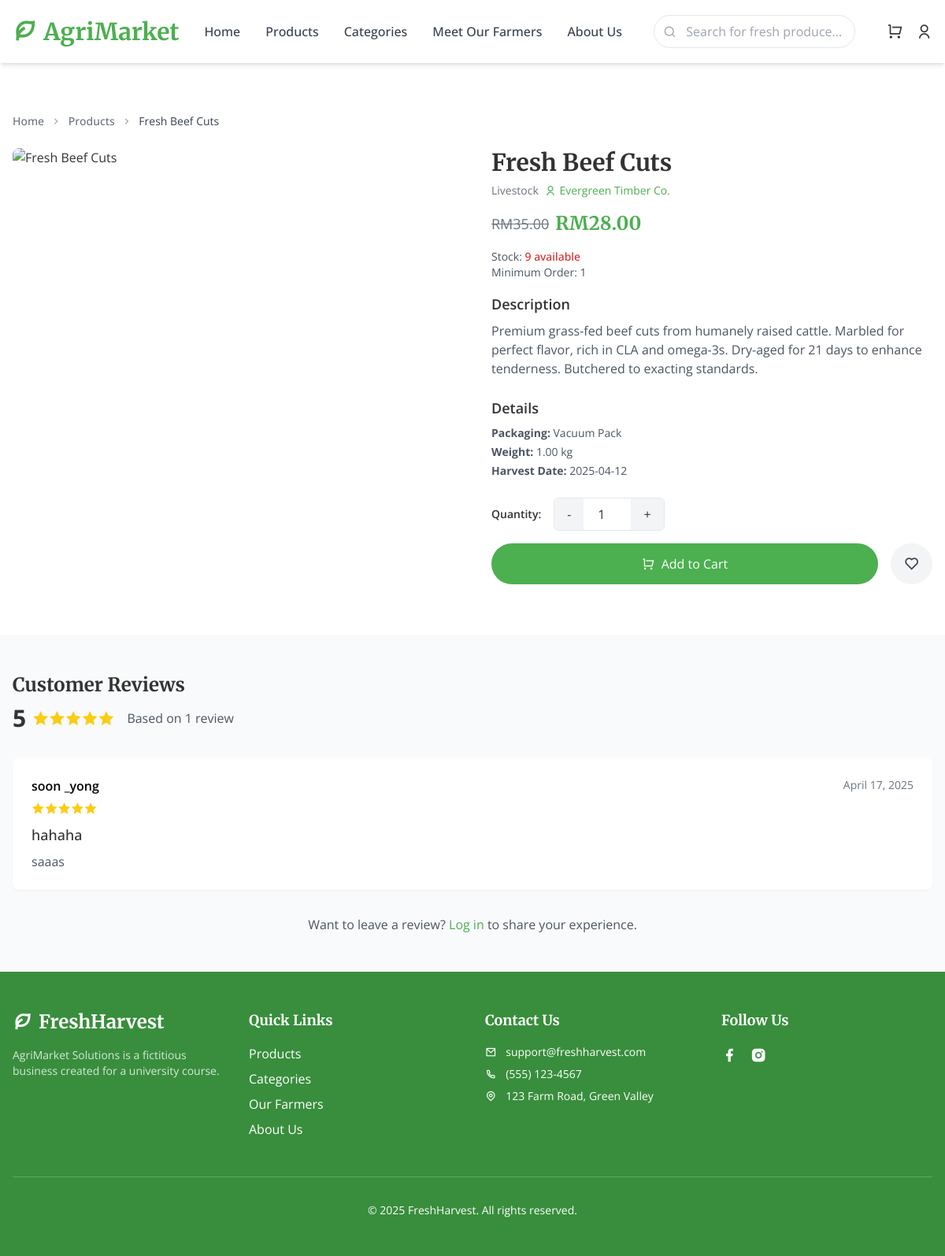
/product_details.php?id=12, run on an earlier commit of the app's database.
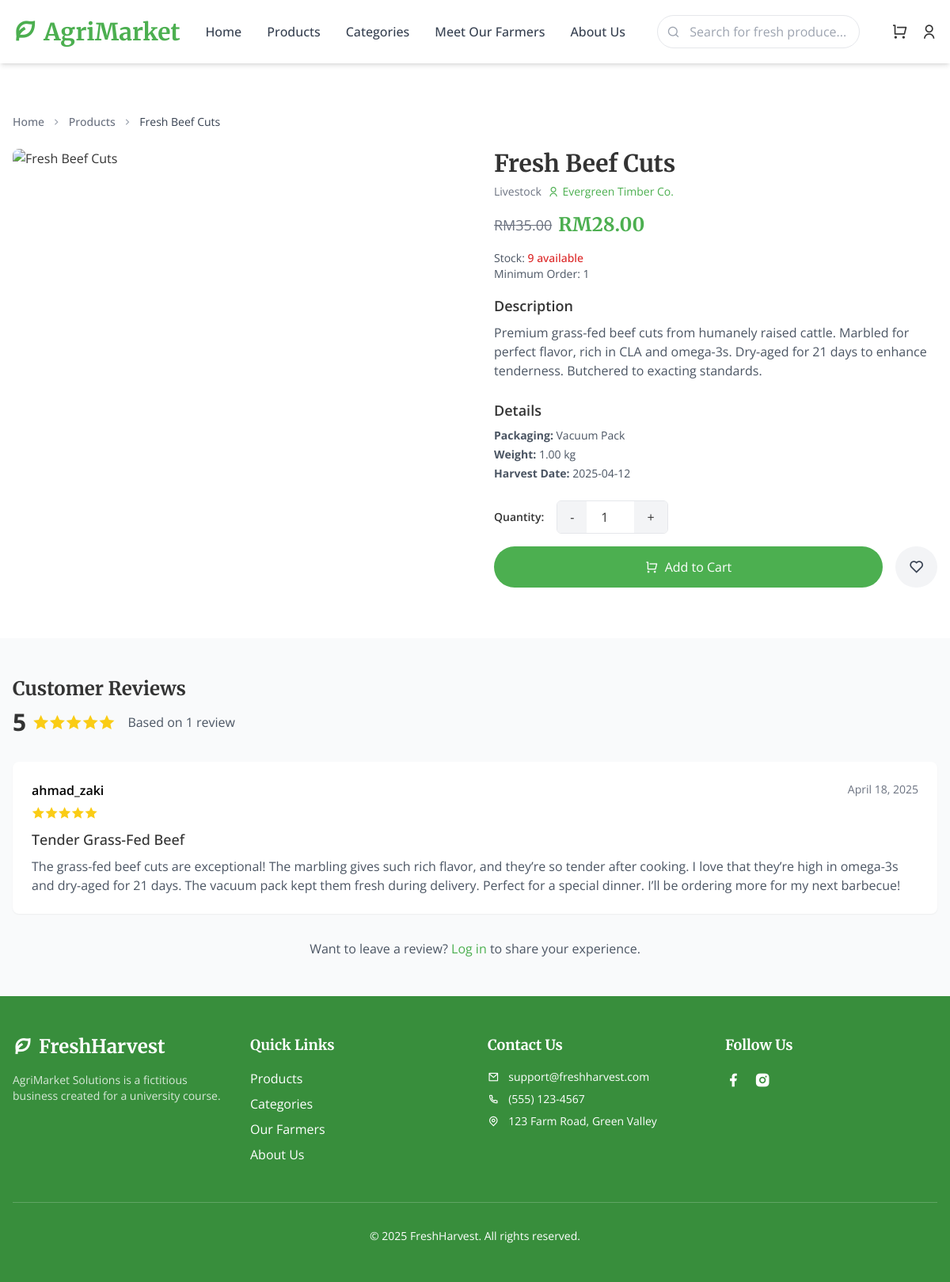
And on a later commit of the database.
### tables this page shows
CREATE TABLE `product_reviews` (
  `review_id` int NOT NULL AUTO_INCREMENT,
  `product_id` int NOT NULL,
  `customer_id` int NOT NULL,
  `order_id` int DEFAULT NULL COMMENT 'Verify purchase',
  `rating` tinyint(1) NOT NULL,
  `title` varchar(100) DEFAULT NULL,
  `comment` text,
  `review_date` datetime NOT NULL DEFAULT CURRENT_TIMESTAMP,
  `is_approved` tinyint(1) NOT NULL DEFAULT '0' COMMENT 'Moderation flag',
  PRIMARY KEY (`review_id`),
  KEY `product_id` (`product_id`),
  KEY `customer_id` (`customer_id`),
  KEY `order_id` (`order_id`),
  CONSTRAINT `product_reviews_chk_1` CHECK ((`rating` between 1 and 5))
);

CREATE TABLE `users` (
  `user_id` int NOT NULL AUTO_INCREMENT,
  `username` varchar(50) NOT NULL,
  `password_hash` varchar(255) NOT NULL COMMENT 'Use password_hash() in PHP',
  `email` varchar(255) DEFAULT NULL,
  `role` enum('admin','vendor','customer','staff') NOT NULL,
  `phone` varchar(15) DEFAULT NULL,
  `reset_otp` varchar(6) DEFAULT NULL,
  `otp_expiry` datetime DEFAULT NULL,
  PRIMARY KEY (`user_id`),
  UNIQUE KEY `username` (`username`),
  UNIQUE KEY `email` (`email`)
);

### product_details.php (the view, shortened to what the changed rows need)
<?php
require_once 'db_connect.php';
$product_id = isset($_GET['id']) ? (int) $_GET['id'] : 0;
try {
    $stmt = $pdo->prepare("SELECT p.*, pc.name AS category_name, v.business_name, v.verified_status
                           FROM products p
                           JOIN product_categories pc ON p.category_id = pc.category_id
                           JOIN vendors v ON p.vendor_id = v.vendor_id
                           WHERE p.product_id = :id AND p.is_active = 1");
    $stmt->bindParam(':id', $product_id, PDO::PARAM_INT);
    $stmt->execute();
    $product = $stmt->fetch(PDO::FETCH_ASSOC);
    $review_stmt = $pdo->prepare("SELECT pr.*, u.username
                                 FROM product_reviews pr
                                 JOIN users u ON pr.customer_id = u.user_id
                                 WHERE pr.product_id = :id AND pr.is_approved = 1
                                 ORDER BY pr.review_date DESC");
    $review_stmt->bindParam(':id', $product_id, PDO::PARAM_INT);
    $review_stmt->execute();
    $reviews = $review_stmt->fetchAll(PDO::FETCH_ASSOC);
    $total_rating = 0;
    $review_count = count($reviews);
    foreach ($reviews as $review) {
        $total_rating += $review['rating'];
    }
    $average_rating = $review_count > 0 ? round($total_rating / $review_count, 1) : 0;
} catch (PDOException $e) {
    error_log("Error fetching product: " . $e->getMessage());
    header("HTTP/1.0 500 Internal Server Error");
    echo "<h1>500 Internal Server Error</h1><p>Error loading product details: " . htmlspecialchars($e->getMessage()) . "</p>";
    exit;
}
?>
<!DOCTYPE html>
<html lang="en">
<head>
    <link rel="stylesheet" href="style.css">
    <script src="https://cdn.tailwindcss.com/3.4.16"></script>
    <link href="https://cdnjs.cloudflare.com/ajax/libs/remixicon/4.6.0/remixicon.min.css" rel="stylesheet">
</head>
<body class="bg-natural-light min-h-screen font-body">
    <main class="pt-20">
        <section class="py-16 bg-white">
            <div class="max-w-7xl mx-auto px-4">
                <div class="grid grid-cols-1 lg:grid-cols-2 gap-12">
                    <div>
                        <h1 class="text-3xl font-heading font-bold mb-2"><?php echo htmlspecialchars($product['name']); ?></h1>
                    </div>
                </div>
            </div>
        </section>
        <section class="py-12 bg-gray-50">
            <div class="max-w-7xl mx-auto px-4">
                <div class="mb-8">
                    <h2 class="text-2xl font-heading font-bold mb-2">Customer Reviews</h2>
                    <div class="flex items-center">
                        <div class="flex items-center mr-4">
                            <div class="flex items-center">
                                <?php
                                $full_stars = floor($average_rating);
                                $has_half_star = ($average_rating - $full_stars) >= 0.5;
                                for ($i = 1; $i <= 5; $i++) {
                                    if ($i <= $full_stars) {
                                        echo '<i class="ri-star-fill text-yellow-400 text-xl"></i>';
                                    } elseif ($has_half_star && $i == $full_stars + 1) {
                                        echo '<i class="ri-star-half-fill text-yellow-400 text-xl"></i>';
                                    } else {
                                        echo '<i class="ri-star-line text-yellow-400 text-xl"></i>';
                                    }
                                }
                                ?>
                            </div>
                        </div>
                    </div>
                </div>
                <?php if ($review_count > 0): ?>
                    <div class="space-y-6">
                        <?php foreach ($reviews as $review): ?>
                            <div class="bg-white p-6 rounded-lg shadow-sm review-card">
                                <div class="flex justify-between items-start mb-2">
                                    <div>
                                        <h4 class="font-semibold"><?php echo htmlspecialchars($review['username']); ?></h4>
                                        <div class="flex items-center mt-1">
                                            <?php
                                            for ($i = 1; $i <= 5; $i++) {
                                                if ($i <= $review['rating']) {
                                                    echo '<i class="ri-star-fill text-yellow-400"></i>';
                                                } else {
                                                    echo '<i class="ri-star-line text-yellow-400"></i>';
                                                }
                                            }
                                            ?>
                                        </div>
                                    </div>
                                    <span class="review-date"><?php echo date('F j, Y', strtotime($review['review_date'])); ?></span>
                                </div>
                                <h5 class="font-medium text-lg mb-2"><?php echo htmlspecialchars($review['title']); ?></h5>
                                <p class="text-gray-600"><?php echo htmlspecialchars($review['comment']); ?></p>
                            </div>
                        <?php endforeach; ?>
                    </div>
                <?php else: ?>
                    <div class="bg-white p-6 rounded-lg shadow-sm text-center">
                        <p class="text-gray-600">No reviews yet. Be the first to review this product!</p>
                    </div>
                <?php endif; ?>
            </div>
        </section>
    </main>
</body>
</html>

What changed in the data, as far as the page shows it:
removed product_reviews: users.username "soon _yong", rating 5 (drawn), review_date "April 17, 2025", title "hahaha", comment "saaas"
added product_reviews: users.username "ahmad_zaki", rating 5 (drawn), review_date "April 18, 2025", title "Tender Grass-Fed Beef", comment "The grass-fed beef cuts are exceptional! The marbling gives such rich flavor, and they’re so tender after cooking. I love that they’re high in omega-3s and dry-aged for 21 days. The vacuum pack kept them fresh during delivery. Perfect for a special dinner. I’ll be ordering more for my next barbecue!"
